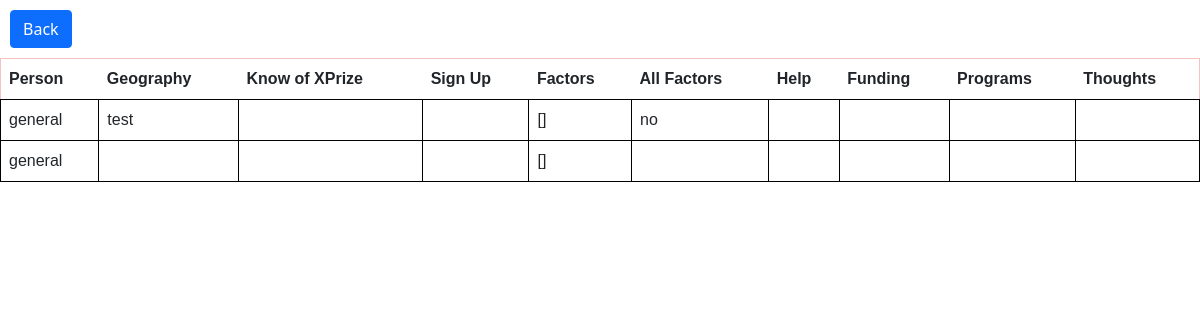
The page /tksxprize-results-general on the database its author committed.
### app.py (models this page shows, shortened)
class General(db.Model):
    id = db.Column("id", db.Integer, primary_key=True)
    user = db.Column(db.String(200))
    know = db.Column(db.String(200))
    sign_up = db.Column(db.String(200))
    factors = db.Column(db.String(200))
    all_factors = db.Column(db.String(200))
    support_others = db.Column(db.String(200))
    funding = db.Column(db.String(200))
    programs = db.Column(db.String(200))
    person = db.Column(db.String(200))
    thoughts = db.Column(db.String(200))
    geography = db.Column(db.String(200))

### app.py (the view)
@app.route("/tksxprize-results-general")
def general_results():
    general = General.query.all()
    return render_template("general-results.html", general=general)

### templates/general-results.html (shortened to what this page needs)
{% extends "layout.html" %}
{% block main %}
        <a href="/tksxprize-results"><button class="btn btn-primary" style="margin: 10px;">Back</button></a>
        <table>
            <thead>
                <th>Person</th>
                <th>Geography</th>
                <th>Know of XPrize</th>
                <th>Sign Up</th>
                <th>Factors</th>
                <th>All Factors</th>
                <th>Help</th>
                <th>Funding</th>
                <th>Programs</th>
                <th>Thoughts</th>
            </thead>
            {% for input in general %}
                <tr>
                    <td>{{ input.person }}</td>
                    <td>{{ input.geography }}</td>
                    <td>{{ input.know }}</td>
                    <td>{{ input.sign_up }}</td>
                    <td>{{ input.factors }}</td>
                    <td>{{ input.all_factors }}</td>
                    <td>{{ input.support_others }}</td>
                    <td>{{ input.funding }}</td>
                    <td>{{ input.program }}</td>
                    <td>{{ input.thoughts }}</td>
                </tr>
            {% endfor %}
        </table>
{% endblock %}

### static/style.css (style rules this page uses)
.btn { margin-left: 20px; }
table { font-family: arial, sans-serif; border-collapse: collapse; width: 100%; border: 1px solid #f0c2c2; }
th { background-color: #fff; text-align: left; padding: 8px; }
td { border: 1px solid black; text-align: left; padding: 8px; }
tr { border: 1px solid #f0c2c2; }

### rows shown on the page
General: person "general", geography "test", factors "[]", all_factors "no"
General: person "general", factors "[]"
